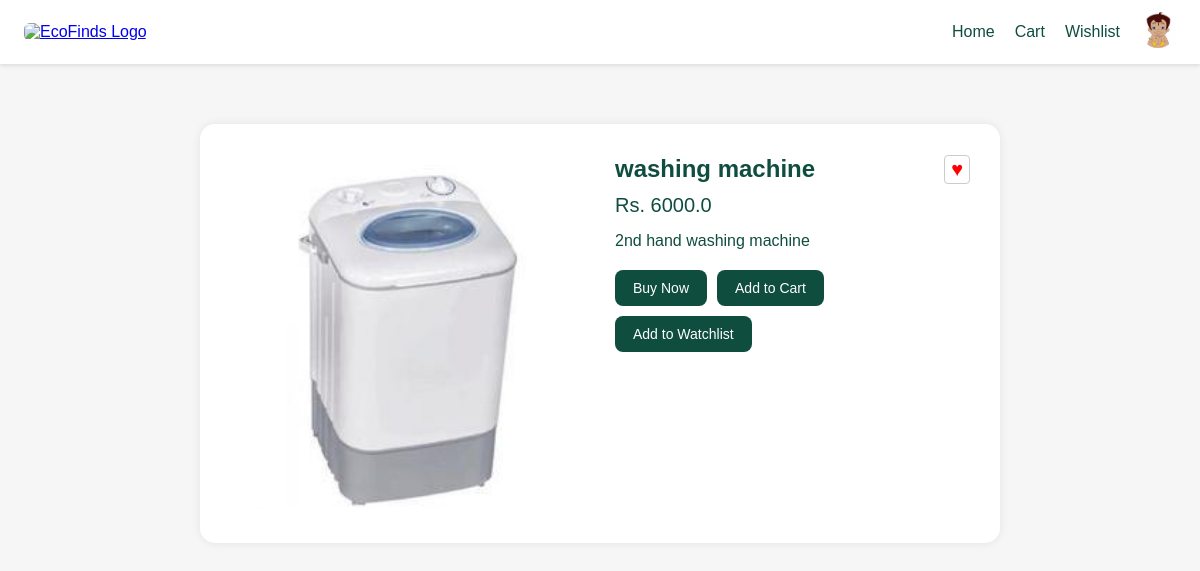
The page /product/1 (signed in) on the database its author committed.
### models.py (models this page shows)
class User(db.Model, UserMixin):
    id = db.Column(db.Integer, primary_key=True)
    username = db.Column(db.String(64), unique=True, nullable=False)
    email = db.Column(db.String(120), unique=True, nullable=False)
    password = db.Column(db.String(128), nullable=False)
    phone = db.Column(db.String(15), unique=True)
    verified = db.Column(db.Boolean, default=False)
    profile_pic = db.Column(db.String(100), default='default_profile.png')
    listings = db.relationship('Product', backref='seller', lazy=True)

class Product(db.Model):
    id = db.Column(db.Integer, primary_key=True)
    title = db.Column(db.String(100), nullable=False)
    description = db.Column(db.Text, nullable=False)
    price = db.Column(db.Float, nullable=False)
    category = db.Column(db.String(50))
    image = db.Column(db.String(100))
    created_at = db.Column(db.DateTime, default=datetime.utcnow)
    seller_id = db.Column(db.Integer, db.ForeignKey('user.id'))
    is_auction = db.Column(db.Boolean, default=False)
    auction = db.relationship('Auction', backref='product', uselist=False)

### product_routes.py (the view)
@product_bp.route('/product/<int:product_id>')
def product_detail(product_id):
    product = Product.query.get_or_404(product_id)
    return render_template('product_detail.html', product=product)

### auth_routes.py (called while the page is built)
@login_manager.user_loader
def load_user(user_id):
    return User.query.get(int(user_id))

### templates/product_detail.html (shortened to what this page needs)
{% extends "base.html" %}
{% block content %}
<div class="product-container">
  <div class="product-image">
    <img src="{{ url_for('static', filename='uploads/' ~ product.image) }}" alt="{{ product.title }}">
  </div>
  <div class="product-details">
    <div class="product-title">
      {{ product.title }}
      <form method="POST" action="{{ url_for('product_bp.add_to_watchlist', product_id=product.id) }}">
        <button class="wishlist-heart" title="Add to Watchlist">♥</button>
      </form>
    </div>
    <div class="product-price">Rs. {{ product.price }}</div>
    <div class="product-description">{{ product.description }}</div>
    <div class="action-buttons">
      <form method="POST" action="{{ url_for('product_bp.buy_now', product_id=product.id) }}">
        <button class="product-btn">Buy Now</button>
      </form>
      <form method="POST" action="{{ url_for('product_bp.add_to_cart', product_id=product.id) }}">
        <button class="product-btn">Add to Cart</button>
      </form>
      <form method="POST" action="{{ url_for('product_bp.add_to_watchlist', product_id=product.id) }}">
        <button class="product-btn">Add to Watchlist</button>
      </form>
    </div>
  </div>
</div>
{% endblock %}

### templates/base.html (shortened to what this page needs)
<!DOCTYPE html>
<html lang="en">
<head>
  <link rel="stylesheet" href="https://cdnjs.cloudflare.com/ajax/libs/font-awesome/6.4.0/css/all.min.css">
</head>
<body>
  <header>
    <a href="{{ url_for('product_bp.home') }}">
      <img class="logo" src="{{ url_for('static', filename='uploads/logo.png') }}" alt="EcoFinds Logo">
    </a>
    <nav>
      <a href="{{ url_for('product_bp.home') }}">Home</a>
      <a href="{{ url_for('product_bp.view_cart') }}">Cart</a>
      <a href="{{ url_for('product_bp.view_watchlist') }}">Wishlist</a>
      {% if current_user.is_authenticated %}
        <a href="{{ url_for('product_bp.profile') }}">
          <img src="{{ url_for('static', filename='uploads/' ~ current_user.profile_pic) }}" alt="Profile" class="profile-pic">
        </a>
      {% else %}
        <a href="{{ url_for('auth.login') }}">Login</a>
      {% endif %}
    </nav>
  </header>
  <main>
    {% block content %}{% endblock %}
  </main>
</body>
</html>

### templates/base.html (style rules this page uses)
* { box-sizing: border-box; }
body { margin: 0; font-family: 'Montserrat', sans-serif; background-color: #f6f6f6; color: #0f4d3f; }
header { background-color: white; display: flex; align-items: center; justify-content: space-between; padding: 12px 24px; box-shadow: 0 2px 4px rgba(0,0,0,0.1); }
header img.logo { height: 42px; object-fit: contain; border-radius: 6px; }
nav { display: flex; align-items: center; gap: 20px; }
nav a { text-decoration: none; color: #0f4d3f; font-weight: 500; }
.profile-pic { height: 36px; width: 36px; border-radius: 50%; object-fit: cover; }
main { padding: 20px; }

### templates/product_detail.html (style rules this page uses)
.product-container { max-width: 800px; margin: 40px auto; background-color: white; padding: 30px; border-radius: 15px; color: #0f4d3f; box-shadow: 0 0 10px rgba(0, 0, 0, 0.08); display: flex; gap: 30px; }
.product-image { flex: 1; }
.product-image img { width: 100%; border-radius: 10px; object-fit: cover; }
.product-details { flex: 1; }
.product-title { font-size: 24px; font-weight: bold; margin-bottom: 10px; display: flex; justify-content: space-between; align-items: center; }
.wishlist-heart { color: red; font-size: 20px; cursor: pointer; border: 1px solid #ccc; background: white; border-radius: 4px; padding: 2px 6px; }
.product-price { font-size: 20px; margin-bottom: 15px; }
.product-description { font-size: 16px; margin-bottom: 20px; }
.action-buttons { display: flex; flex-wrap: wrap; gap: 10px; margin-top: 15px; }
.product-btn { background: #0f4d3f; color: white; border: none; padding: 10px 18px; font-size: 14px; border-radius: 8px; cursor: pointer; transition: background 0.2s ease; }

### rows shown on the page
User: profile_pic (picture)
Product: image (picture), title "washing machine", price "6000.0", description "2nd hand washing machine"
